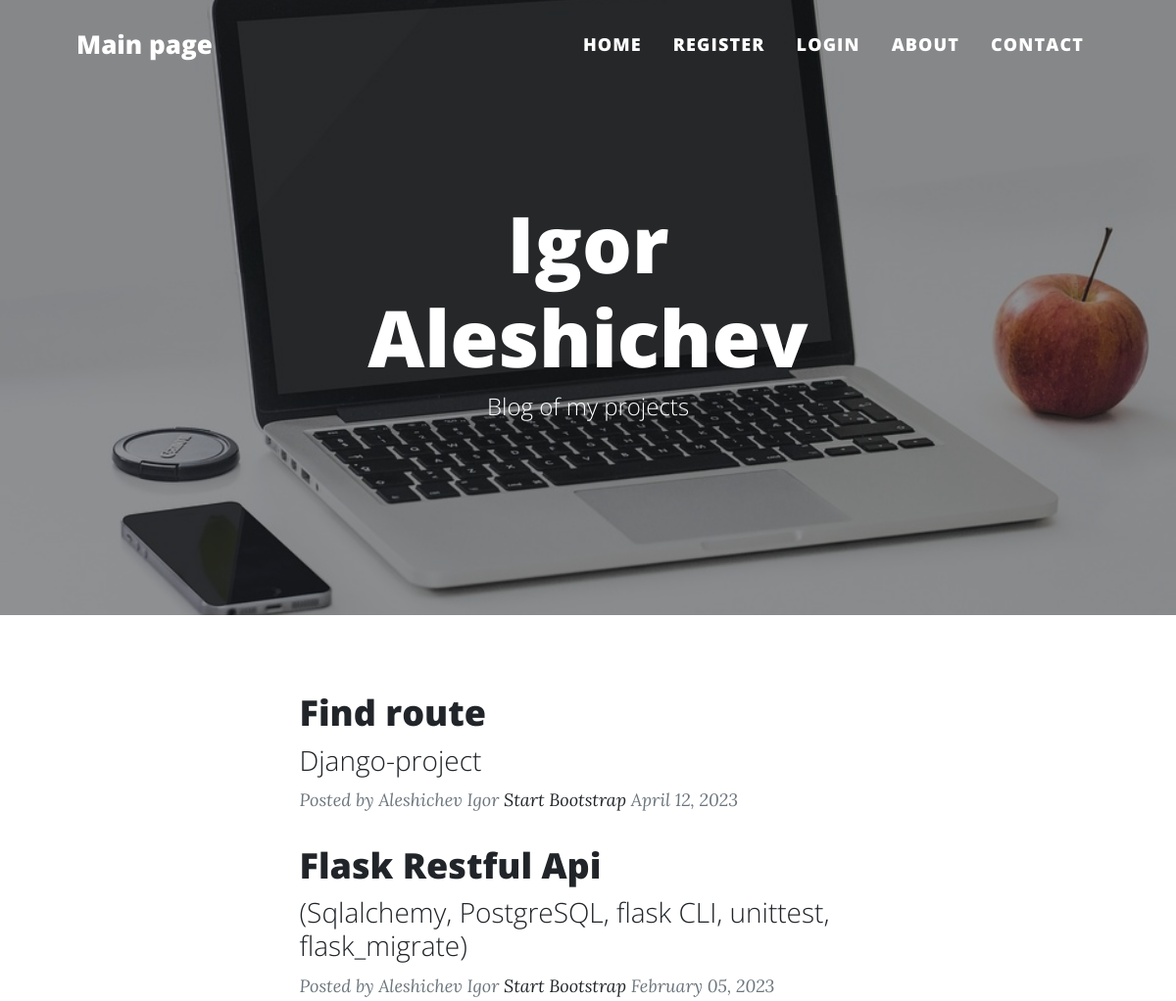
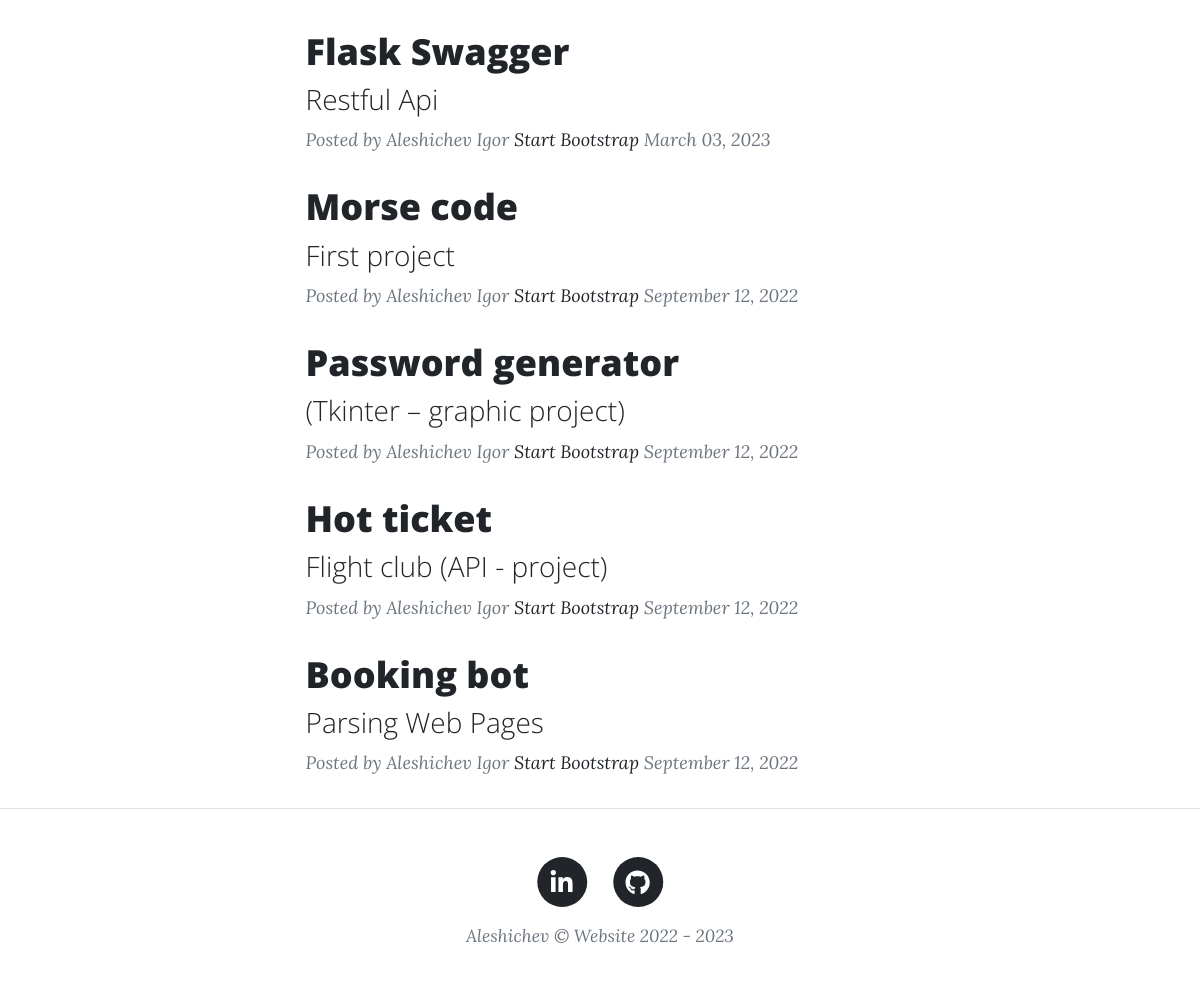
Before: / with the older database file (2 pictures, top to bottom).
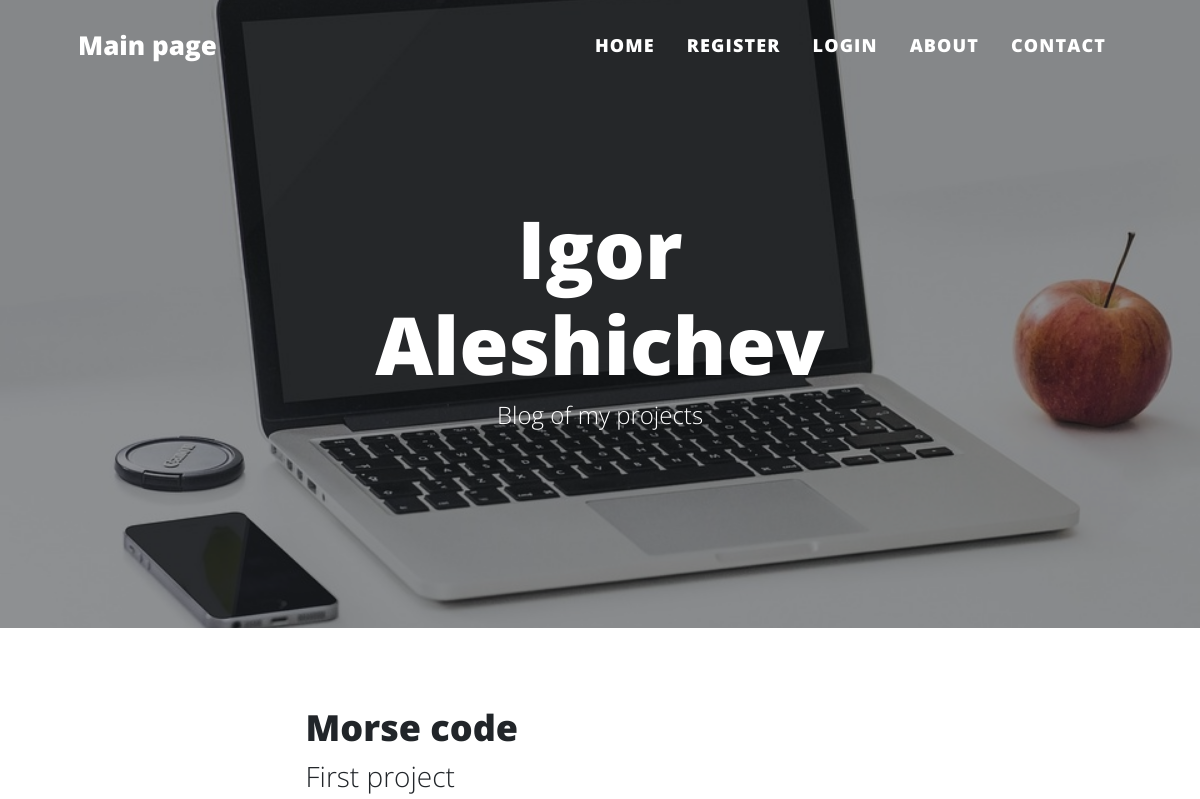
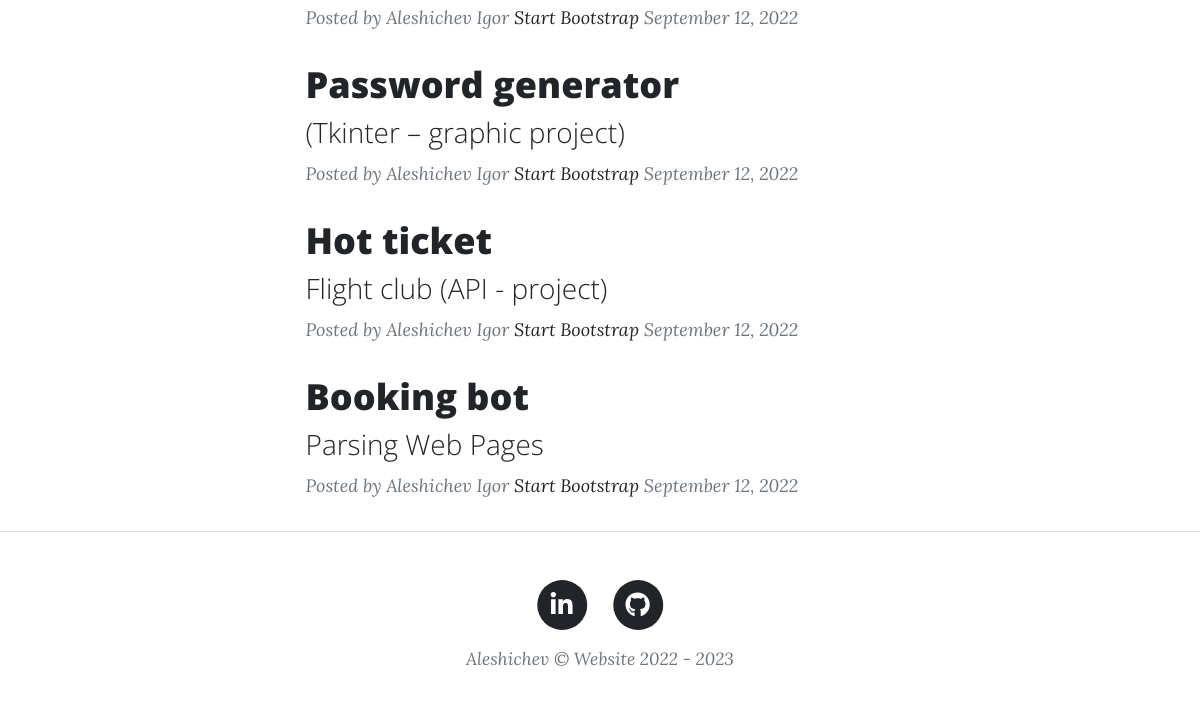
After: the same page with the newer database file (2 pictures, top to bottom).
### main.py (models this page shows)
class BlogPost(db.Model):
    __tablename__ = "blog_posts"
    id = db.Column(db.Integer, primary_key=True)
    author_id = db.Column(db.Integer, db.ForeignKey("users.id"))
    author = relationship("User", back_populates="posts")
    title = db.Column(db.String(250), unique=True, nullable=False)
    subtitle = db.Column(db.String(250), nullable=False)
    date = db.Column(db.String(250), nullable=False)
    body = db.Column(db.Text, nullable=False)
    img_url = db.Column(db.String(250), nullable=False)
    comments = relationship("Comment", back_populates="parent_post")

class User(UserMixin, db.Model):
    __tablename__ = "users"
    id = db.Column(db.Integer, primary_key=True)
    email = db.Column(db.String(100), unique=True)
    password = db.Column(db.String(100))
    name = db.Column(db.String(1000))
    posts = relationship("BlogPost", back_populates="author")
    comments = relationship("Comment", back_populates="comment_author")

### main.py (the view)
@app.route("/")
def home():
    posts = BlogPost.query.order_by(BlogPost.date).all()
    return render_template("index.html", all_posts=posts, current_user=current_user)

### templates/index.html (shortened to what this page needs)
{% include "header.html" %}
        <header class="masthead" style="background-image: url('static/assets/img/home-bg.jpg')">
            <div class="container position-relative px-4 px-lg-5">
                <div class="row gx-4 gx-lg-5 justify-content-center">
                    <div class="col-md-10 col-lg-8 col-xl-7">
                        <div class="site-heading">
                            <h1>Igor Aleshichev</h1>
                            <span class="subheading">Blog of my projects</span>
                        </div>
                    </div>
                </div>
            </div>
        </header>
        <div class="container px-4 px-lg-5">
            <div class="row gx-4 gx-lg-5 justify-content-center">
                <div class="col-md-10 col-lg-8 col-xl-7">
                    {% for post in all_posts:%}
                    <div class="post-preview">
                        <a href="{{ url_for ('post', index=post.id )}}">
                            <h2 class="post-title">{{post.title}}</h2>
                            <h3 class="post-subtitle">{{post.subtitle}}</h3>
                        </a>
                        <p class="post-meta">
                            Posted by {{post.author.name}}
                            <a href="#!">Start Bootstrap</a>
                            {{post.date}}
                        </p>
                    </div>
                    {% endfor %}
                </div>
            </div>
        </div>
{% include "footer.html" %}

### templates/header.html (shortened to what this page needs)
<!DOCTYPE html>
<html lang="en">
  <head>
    <link
      href="{{ url_for('static', filename='css/styles.css') }}"
      rel="stylesheet"
    />
  </head>
  <body>
    <nav class="navbar navbar-expand-lg navbar-light" id="mainNav">
      <div class="container px-4 px-lg-5">
        <a
          class="navbar-brand"
          href="{{ url_for ('home') }}"
          style="font-size: 26px"
          >Main page</a
        >
        <div class="collapse navbar-collapse" id="navbarResponsive">
          <ul class="navbar-nav ms-auto py-4 py-lg-0">
            <li class="nav-item">
              <a
                class="nav-link px-lg-3 py-3 py-lg-4"
                href="{{ url_for ('home') }}"
                style="font-size: 18px"
                >Home</a
              >
            </li>
            {% if not current_user.is_authenticated: %}
            <li class="nav-item">
              <a
                class="nav-link px-lg-3 py-3 py-lg-4"
                href="{{ url_for ('register') }}"
                style="font-size: 18px"
                >Register</a
              >
            </li>
            <li class="nav-item">
              <a
                class="nav-link px-lg-3 py-3 py-lg-4"
                href="{{ url_for ('login') }}"
                style="font-size: 18px"
                >Login</a
              >
            </li>
            {% endif %}
            <li class="nav-item">
              <a
                class="nav-link px-lg-3 py-3 py-lg-4"
                href="{{ url_for ('about') }}"
                style="font-size: 18px"
                >About</a
              >
            </li>
            <li class="nav-item">
              <a
                class="nav-link px-lg-3 py-3 py-lg-4"
                href="{{ url_for ('contact') }}"
                style="font-size: 18px"
                >Contact</a
              >
            </li>
          </ul>
        </div>
      </div>
    </nav>
  </body>
</html>

### templates/footer.html (shortened to what this page needs)
        <footer class="border-top">
            <div class="container px-4 px-lg-5">
                <div class="row gx-4 gx-lg-5 justify-content-center">
                    <div class="col-md-10 col-lg-8 col-xl-7">
                        <ul class="list-inline text-center">
                            <li class="list-inline-item">
                                <a target="_blank" href="https://www.linkedin.com/in/igor-aleshichev-739a98240/">
                                    <span class="fa-stack fa-lg">
                                        <i class="fas fa-circle fa-stack-2x"></i>
                                        <i class="fab fa-linkedin-in fa-stack-1x fa-inverse"></i>
                                    </span>
                                </a>
                            </li>
                            <li class="list-inline-item">
                                <a target="_blank" href="https://github.com/Aleshichev">
                                    <span class="fa-stack fa-lg">
                                        <i class="fas fa-circle fa-stack-2x"></i>
                                        <i class="fab fa-github fa-stack-1x fa-inverse"></i>
                                    </span>
                                </a>
                            </li>
                        </ul>
                        <div class="small text-center text-muted fst-italic">Aleshichev &copy; Website 2022 - 2023</div>
                    </div>
                </div>
            </div>
        </footer>
    </body>
</html>

Changed rows visible on the page:
removed BlogPost: title "Find route", subtitle "Django-project", author.name "Aleshichev Igor", date "April 12, 2023"
removed BlogPost: title "Flask Restful Api", subtitle "(Sqlalchemy, PostgreSQL, flask CLI, unittest, flask_migrate)", author.name "Aleshichev Igor", date "February 05, 2023"
removed BlogPost: title "Flask Swagger", subtitle "Restful Api", author.name "Aleshichev Igor", date "March 03, 2023"
